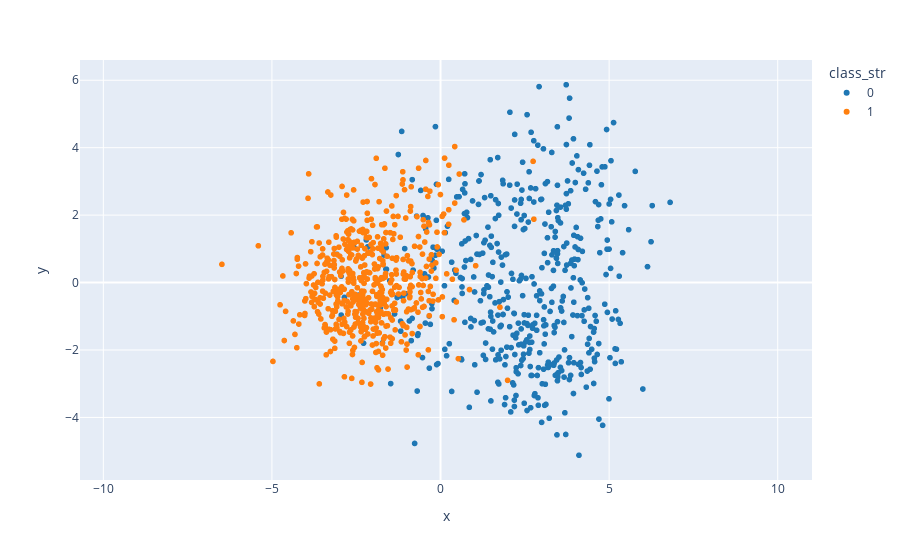

The code cell stored with this chart in its notebook:
### Code cell
import numpy as np
import plotly.express as px
import pandas as pd

custom_colors = ['#1f77b4', '#ff7f0e']  # blue and orange

# Example inputs (replace with your actual data)
# z_tsne: Nx2 array
# z_idxs: list of ints (classes)
# z_tokens: list of strings

# Combine into a DataFrame for easy Plotly integration
df = pd.DataFrame({
    'x': y[:, 0],
    'y': y[:, 1],
    'class': z_idxs,
    'token': z_tokens
})

df['hover_text'] = df['token'].str.replace('\n', '<br>')
df['class_str'] = df['class'].astype(str)

# Create interactive scatter plot
fig = px.scatter(
    df,
    x='x',
    y='y',
    color='class_str',
    hover_data=None,
    color_discrete_sequence=custom_colors
    # hover_name='token',  # This will show on hover
    # title='2D Visualization',
)

fig.update_layout(
    xaxis=dict(scaleanchor='y', scaleratio=1),  # Equal aspect ratio
)

fig.update_traces(
    hovertemplate=df['hover_text']
)

# Show the figure in notebook
fig.show()

### Figure 1 — Plotly figure (JSON) as saved in the notebook; plotly's stock layout.template omitted (floating-point values rounded to 4 significant figures; data arrays with more than 128 entries replaced by an {"elided": "..."} marker saying what was removed)
{"data": [{"hovertemplate": {"elided": "1027 str values"}, "legendgroup": "0", "marker": {"color": "#1f77b4", "symbol": "circle"}, "mode": "markers", "name": "0", "showlegend": true, "type": "scattergl", "x": {"elided": "480 float values"}, "xaxis": "x", "y": {"elided": "480 float values"}, "yaxis": "y"}, {"hovertemplate": {"elided": "1027 str values"}, "legendgroup": "1", "marker": {"color": "#ff7f0e", "symbol": "circle"}, "mode": "markers", "name": "1", "showlegend": true, "type": "scattergl", "x": {"elided": "547 float values"}, "xaxis": "x", "y": {"elided": "547 float values"}, "yaxis": "y"}], "layout": {"legend": {"title": {"text": "class_str"}, "tracegroupgap": 0}, "margin": {"t": 60}, "xaxis": {"anchor": "y", "domain": [0, 1], "scaleanchor": "y", "scaleratio": 1, "title": {"text": "x"}}, "yaxis": {"anchor": "x", "domain": [0, 1], "title": {"text": "y"}}}}
